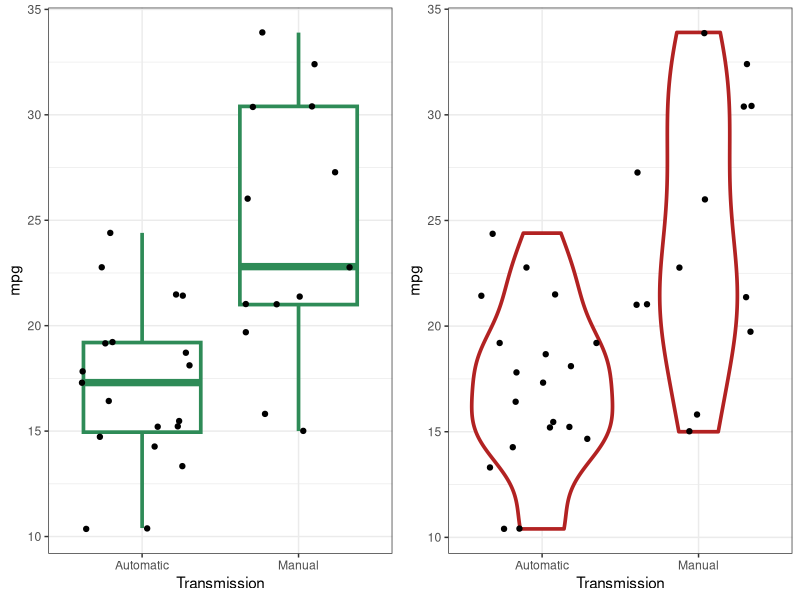
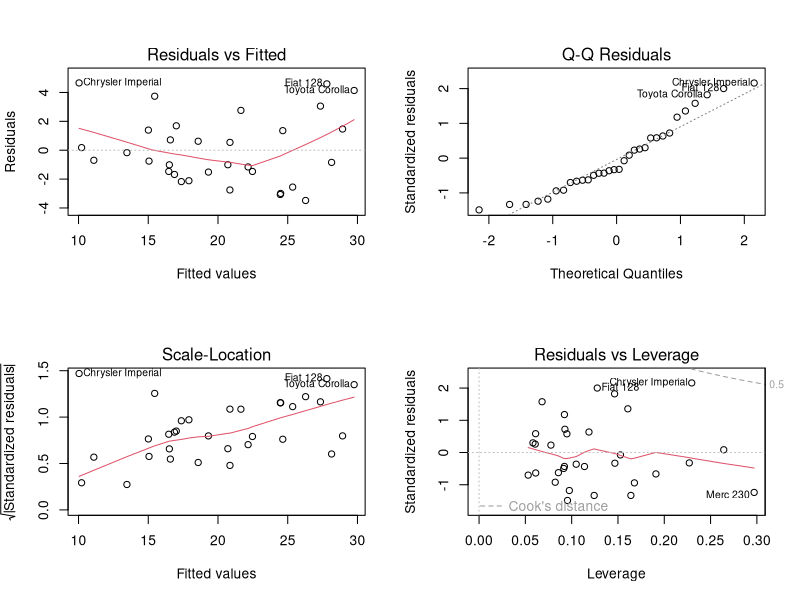

Recreate these plots in R, in order.
## ---- chunk 1
mtcars <- mtcars
?mtcars
## ---- chunk 2
mtcars$am[mtcars$am == 0] <- "Automatic"
mtcars$am[mtcars$am == 1] <- "Manual"
## ---- chunk 3
am.model <- lm(mpg ~ factor(am), data = mtcars)
## ---- chunk 4
qsec.model <- lm(mpg ~ wt + qsec + factor(am), data = mtcars)
## ---- chunk 5
anova(am.model, qsec.model)
## ---- chunk 6
require(gridExtra)
library(ggplot2)
bg <- ggplot(mtcars, aes(factor(am), mpg)) + geom_boxplot(colour="seagreen", size = 1.25) + 
            geom_jitter() + theme_bw() + xlab("Transmission")
vg <- ggplot(mtcars, aes(factor(am), mpg)) + geom_violin(colour="firebrick", size = 1.25) +
            geom_jitter() + theme_bw() + xlab("Transmission")

grid.arrange(bg, vg, ncol=2)
## ---- chunk 7
am.model <- lm(mpg ~ factor(am), data = mtcars)
summary(am.model)
## ---- chunk 8
hp.model <- lm(mpg ~ wt + hp + factor(am), data = mtcars)
summary(hp.model)
## ---- chunk 9
qsec.model <- lm(mpg ~ wt + qsec + factor(am), data = mtcars)
summary(qsec.model)
## ---- chunk 10
par(mfrow = c(2,2))
plot(qsec.model)
